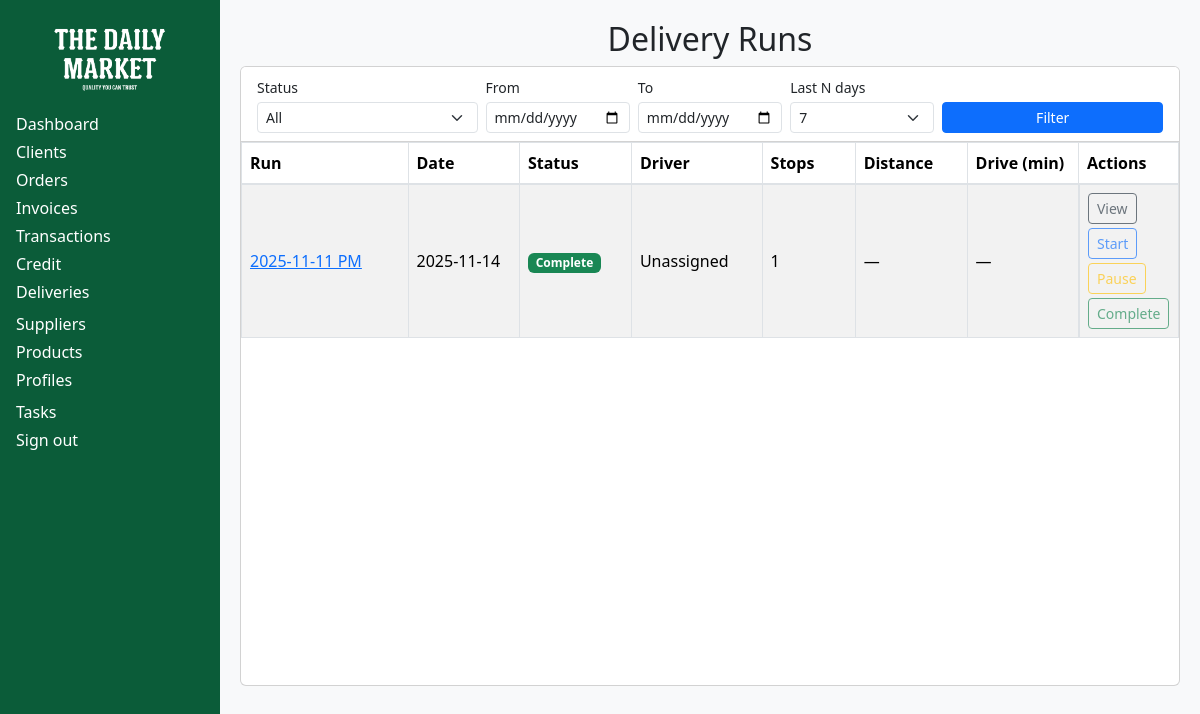
Screenshot of /portal/staff/deliveries/runs/ (signed in) with the database file from the repository.
### deliveries/models.py (models this page shows, shortened)
class DeliveryRun(models.Model):
    STATUS = [
        ("draft", "Draft"),
        ("planned", "Planned"),
        ("en_route", "En Route"),
        ("paused", "Paused"),
        ("complete", "Complete"),
        ("cancelled", "Cancelled"),
    ]
    service_date = models.DateField(db_index=True)
    name = models.CharField(max_length=140, blank=True, help_text="Optional label, e.g. '2025-09-27 AM'.")
    status = models.CharField(max_length=20, choices=STATUS, default="draft", db_index=True)
    driver = models.ForeignKey(
        settings.AUTH_USER_MODEL, on_delete=models.SET_NULL,
        null=True, blank=True, related_name="delivery_runs"
    )
    driver_name = models.CharField(max_length=140, blank=True, help_text="If driver is not a system user.")
    vehicle_label = models.CharField(max_length=80, blank=True, help_text="e.g. 'Bakkie 1 / GP12AB GP'.")
    depot_label = models.CharField(max_length=140, blank=True, help_text="e.g. 'Seshibo Warehouse'.")
    depot_lat = models.FloatField(null=True, blank=True)
    depot_lng = models.FloatField(null=True, blank=True)
    start_time = models.TimeField(null=True, blank=True)
    total_distance_km = models.DecimalField(max_digits=8, decimal_places=2, null=True, blank=True)
    total_drive_min = models.PositiveIntegerField(null=True, blank=True)
    stop_count = models.PositiveIntegerField(default=0)
    created_by = models.ForeignKey(
        settings.AUTH_USER_MODEL, on_delete=models.SET_NULL,
        null=True, blank=True, related_name="delivery_runs_created"
    )
    notes = models.TextField(blank=True)
    created_at = models.DateTimeField(auto_now_add=True)
    updated_at = models.DateTimeField(auto_now=True)
    class Meta:
        ordering = ["-service_date", "-id"]
        indexes = [
            models.Index(fields=["service_date", "status"]),
        ]

### deliveries/views.py (the view)
# urls.py: path("runs/", views.runs_list, name="runs-list"),
@login_required
@staff_required
def runs_list(request):
    try:
        days = int(request.GET.get("days") or 7)
    except ValueError:
        days = 7
    if days not in DAY_OPTIONS:
        days = 7
    status = request.GET.get("status") or ""  # '', 'draft', 'planned', 'en_route', 'paused', 'complete', 'cancelled'
    date_from = request.GET.get("from") or ""
    date_to = request.GET.get("to") or ""
    qs = DeliveryRun.objects.order_by("-service_date", "-id")
    if date_from and date_to:
        qs = qs.filter(service_date__range=[date_from, date_to])
    else:
        qs = qs.filter(service_date__gte=date.today() - timedelta(days=days))
    if status:
        qs = qs.filter(status=status)
    context = {
        "DAY_OPTIONS": DAY_OPTIONS,
        "days": days,
        "filter_status": status,
        "date_from": date_from,
        "date_to": date_to,
        "runs": qs.select_related("driver", "created_by"),
        "status_choices": DeliveryRun.STATUS,
    }
    return render(request, "deliveries/runs.html", context)

### deliveries/views.py (called while the page is built)
def staff_check(user):
    return user.is_authenticated and user.is_staff

### deliveries/templates/deliveries/runs.html (shortened to what this page needs)
{% load static humanize %}
<!DOCTYPE html>
<html lang="en">
<head>
  <link href="https://cdn.jsdelivr.net/npm/bootstrap@5.3.3/dist/css/bootstrap.min.css" rel="stylesheet"/>
</head>
<body>
  <aside class="sidebar-desktop d-none d-lg-block sidebar-skin">
    <div class="text-center mb-3">
      <img src="{% static 'images/logo.png' %}" alt="Seshibo Daily Market" class="logo-img">
    </div>
    <a href="{% url 'staff-dashboard' %}" class="nav-link {% if request.resolver_match.url_name == 'staff-dashboard' %}active{% endif %}">Dashboard</a>
    <a href="{% url 'staff-clients' %}" class="nav-link {% if request.resolver_match.url_name in 'staff-clients client-view client-edit client-create' %}active{% endif %}">Clients</a>
    <a href="{% url 'staff-orders' %}" class="nav-link {% if request.resolver_match.url_name == 'staff-orders' %}active{% endif %}">Orders</a>
    <a href="{% url 'staff-invoices' %}" class="nav-link {% if request.resolver_match.url_name == 'staff-invoices' %}active{% endif %}">Invoices</a>
    <a href="{% url 'staff-transactions' %}" class="nav-link {% if request.resolver_match.url_name == 'staff-transactions' %}active{% endif %}">Transactions</a>
    <a href="{% url 'staff-credit' %}" class="nav-link {% if request.resolver_match.url_name == 'staff-credit' %}active{% endif %}">Credit</a>
    <div class="mb-2">
      {% with current_name=request.resolver_match.url_name %}
        <a class="nav-link d-flex align-items-center justify-content-between" data-bs-toggle="collapse" href="#deliveriesMenuDesktop" role="button"
           aria-expanded="{% if current_name == 'warehouse' or current_name == 'delivery' %}true{% else %}false{% endif %}" aria-controls="deliveriesMenuDesktop">
          <span>Deliveries</span>
        </a>
      {% endwith %}
    </div>
    <a href="{% url 'staff-suppliers' %}" class="nav-link {% if request.resolver_match.url_name in 'staff-suppliers supplier-view supplier-edit supplier-create' %}active{% endif %}">Suppliers</a>
    <a href="{% url 'staff-products' %}" class="nav-link {% if request.resolver_match.url_name in 'staff-products products-edit products-create' %}active{% endif %}">Products</a>
    <div class="mb-2">
      {% with current_name=request.resolver_match.url_name %}
        <a class="nav-link d-flex align-items-center justify-content-between" data-bs-toggle="collapse" href="#profilesMenuDesktop" role="button"
           aria-expanded="{% if current_name == 'my_profile' or current_name == 'staff_profile' or current_name == 'customer_profile' %}true{% else %}false{% endif %}" aria-controls="profilesMenuDesktop">
          <span>Profiles</span>
        </a>
      {% endwith %}
    </div>
    <a href="{% url 'tasks' %}" class="nav-link {% if request.resolver_match.url_name == 'tasks' %}active{% endif %}">Tasks</a>
    <div>
      <form action="{% url 'logout' %}" method="post" class="m-0 p-0">
        <button type="submit" class="nav-link w-100 text-start btn btn-link p-0 text-white">Sign out</button>
      </form>
    </div>
  </aside>
  <main class="content">
    <div><h2 class="text-center">Delivery Runs</h2></div>
    <div class="card mt-2">
      <div class="card-header bg-white">
        <form method="get" class="row g-2 align-items-end">
          <div class="col-md-3">
            <label class="form-label mb-1 small">Status</label>
            <select name="status" class="form-select form-select-sm">
              <option value="">All</option>
            </select>
          </div>
          <div class="col-md-2">
            <label class="form-label mb-1 small">From</label>
            <input type="date" name="from" class="form-control form-control-sm" value="{{ date_from|default:'' }}">
          </div>
          <div class="col-md-2">
            <label class="form-label mb-1 small">To</label>
            <input type="date" name="to" class="form-control form-control-sm" value="{{ date_to|default:'' }}">
          </div>
          <div class="col-md-2">
            <label class="form-label mb-1 small">Last N days</label>
            <select name="days" class="form-select form-select-sm" onchange="this.form.submit()">
              {% for opt in DAY_OPTIONS %}
                <option value="{{ opt }}" {% if days == opt %}selected{% endif %}>{{ opt }}</option>
              {% endfor %}
            </select>
          </div>
          <div class="col-md-3 d-grid">
            <button class="btn btn-primary btn-sm">Filter</button>
          </div>
        </form>
      </div>
      <div class="card-body p-0">
        <div class="table-responsive">
          <table class="table table-striped table-bordered align-middle mb-0">
            <thead>
              <tr>
                <th style="width:18%">Run</th>
                <th style="width:12%">Date</th>
                <th style="width:12%">Status</th>
                <th style="width:14%">Driver</th>
                <th style="width:10%">Stops</th>
                <th style="width:12%">Distance</th>
                <th style="width:12%">Drive (min)</th>
                <th style="width:10%">Actions</th>
              </tr>
            </thead>
            <tbody>
              {% for r in runs %}
                <tr>
                  <td><a href="{% url 'run-view' r.id %}">{{ r.name|default:"Run" }}</a></td>
                  <td>{{ r.service_date|date:"Y-m-d" }}</td>
                  <td>
                    <span class="badge
                      {% if r.status == 'complete' %}bg-success
                      {% elif r.status == 'en_route' %}bg-primary
                      {% elif r.status == 'planned' %}bg-info
                      {% elif r.status == 'paused' %}bg-warning text-dark
                      {% elif r.status == 'draft' %}bg-secondary
                      {% else %}bg-danger{% endif %}">
                      {{ r.get_status_display }}
                    </span>
                  </td>
                  <td>
                    {% if r.driver_id %}{{ r.driver.get_username }}{% else %}{{ r.driver_name|default:"Unassigned" }}{% endif %}
                  </td>
                  <td>{{ r.stop_count|default:0 }}</td>
                  <td>{% if r.total_distance_km %}{{ r.total_distance_km|floatformat:2 }} km{% else %}—{% endif %}</td>
                  <td>{% if r.total_drive_min %}{{ r.total_drive_min|intcomma }}{% else %}—{% endif %}</td>
                  <td class="d-flex flex-wrap gap-1">
                    <a class="btn btn-sm btn-outline-secondary" href="{% url 'run-view' r.id %}">View</a>
                    <form method="post" action="{% url 'run-start' r.id %}">
                      <button class="btn btn-sm btn-outline-primary"
                        {% if r.status != 'planned' and r.status != 'paused' %}disabled{% endif %}>Start</button>
                    </form>
                    <form method="post" action="{% url 'run-pause' r.id %}">
                      <button class="btn btn-sm btn-outline-warning" {% if r.status != 'en_route' %}disabled{% endif %}>Pause</button>
                    </form>
                    <form method="post" action="{% url 'run-complete' r.id %}">
                      <button class="btn btn-sm btn-outline-success"
                        {% if r.status != 'en_route' and r.status != 'planned' %}disabled{% endif %}>Complete</button>
                    </form>
                  </td>
                </tr>
              {% empty %}
                <tr><td colspan="8" class="text-center text-muted">No runs found.</td></tr>
              {% endfor %}
            </tbody>
          </table>
        </div>
      </div>
    </div>
  </main>
</body>
</html>

### deliveries/templates/deliveries/runs.html (style rules this page uses)
@media (min-width: 992px) { body { display: flex; min-height: 100vh; } }
@media (min-width: 992px) { .sidebar-desktop { width: 220px; min-height: 100vh; } }
@media (min-width: 992px) { .content { flex: 1; } }
.sidebar-skin { background-color: #0b5c39; color: #fff; padding: 1rem; }
.sidebar-skin .nav-link { color: #fff; margin: .25rem 0; display: block; }
.logo-img { max-height: 80px; width: auto; }
.content { background: #f8f9fa; padding: 20px; min-height: 100vh; }
.card { height: calc(100vh - 180px); display: flex; flex-direction: column; }
.card-body { flex-grow: 1; overflow: auto; padding: 0; }
.table thead th { position: sticky; top: 0; background-color: #fff; z-index: 10; border-bottom: 2px solid #dee2e6; }

### rows the page displays
DeliveryRun: name "2025-11-11 PM", service_date "2025-11-14", status "Complete", driver_name "Unassigned", stop_count "1"

### other values shown
form field days "7"
